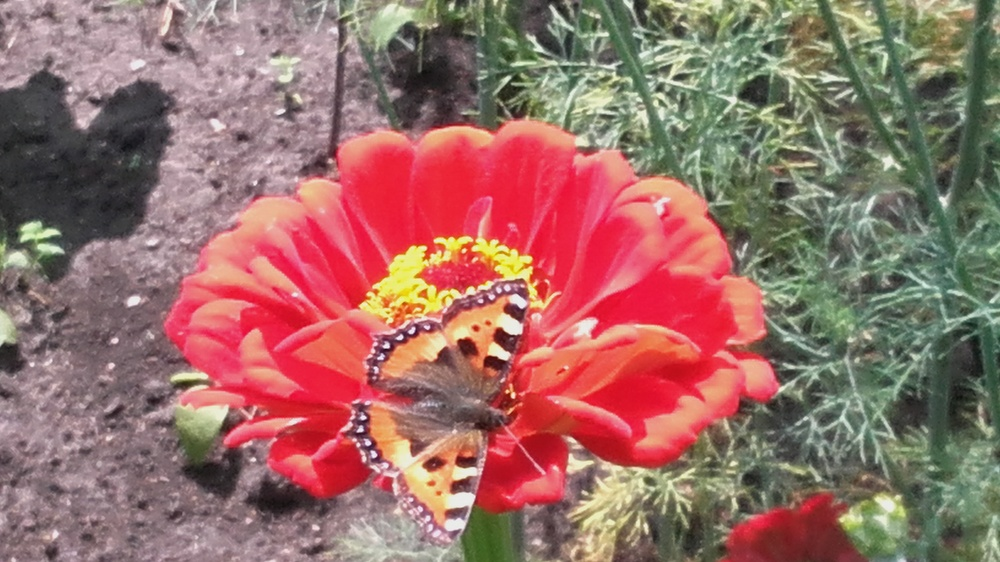
#> input picture Sourse_Images/butterfly_on_a_flower.jpg, 1000 x 562 px, shrunk from 3264 x 1836 before the run
$ jupyter execute --allow-errors Study_CV.ipynb
#> lines starting #> are read from the running program, lines starting #| are printed output that depends on the picture
[cell 1]
import numpy as np
import cv2
from PIL import Image

Для 1 лаб работы по CV необходимо реализовать базовый минимум операций над изображениями
Входное изображение в формате (RGB, не чёрно-белое)
1. Фильтры

1.1 Медианный фильтр

1.2 Фильтр гаусса
2. Морфологические операции

2.1 Эрозия

2.2 Дилатация

3. Прочие операции

3.1 пороговая бинаризация (для rgb и grayscale изображения)

3.2 выравнивание гистограммы

3.3 поворот изображений на угол кратный 90 градусов

[cell 2]
image = cv2.imread('../Sourse_Images/butterfly_on_a_flower.jpg')
#> image is the input picture: shape (562, 1000, 3); mean B, G, R 103.4, 109.8, 153.2
print(f"Размер: {image.shape}")  # (высота, ширина, каналы)
#| Размер: (562, 1000, 3)
print(f"Тип данных: {image.dtype}")  # uint8
#| Тип данных: uint8
# Конвертация в RGB
#image_rgb = cv2.cvtColor(image, cv2.COLOR_BGR2RGB)

[cell 3]
'''
cv2.imshow('Image', image)
cv2.waitKey(0)  # ждёт нажатия любой клавиши
cv2.destroyAllWindows()
'''

[cell 4]
##PIL

img = Image.open('../Sourse_Images/butterfly_on_a_flower.jpg')
# Конвертация в массив NumPy
image_array = np.array(img)
print(f"Размер: {image_array.shape}")
#| Размер: (562, 1000, 3)
print(f"Тип данных: {image_array.dtype}")
#| Тип данных: uint8
#img.show()  # откроет в стандартном просмотрщике ОС

[cell 5]
import matplotlib.pyplot as plt
import matplotlib.image as mpimg

# Загрузка изображения
image = mpimg.imread('../Sourse_Images/butterfly_on_a_flower.jpg')

# Если нужно преобразовать в оттенки серого
gray_image = np.mean(image, axis=2)  # для RGB изображений
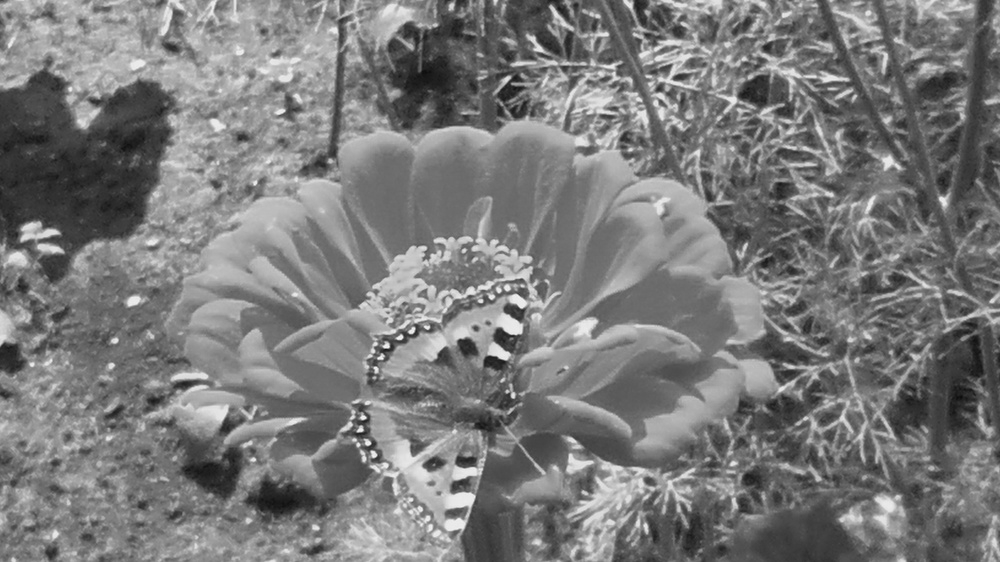
#> gray_image: shape (562, 1000) float64; min 13.67, max 248, mean 122.1
# или
from skimage.color import rgb2gray
gray_image = rgb2gray(image)
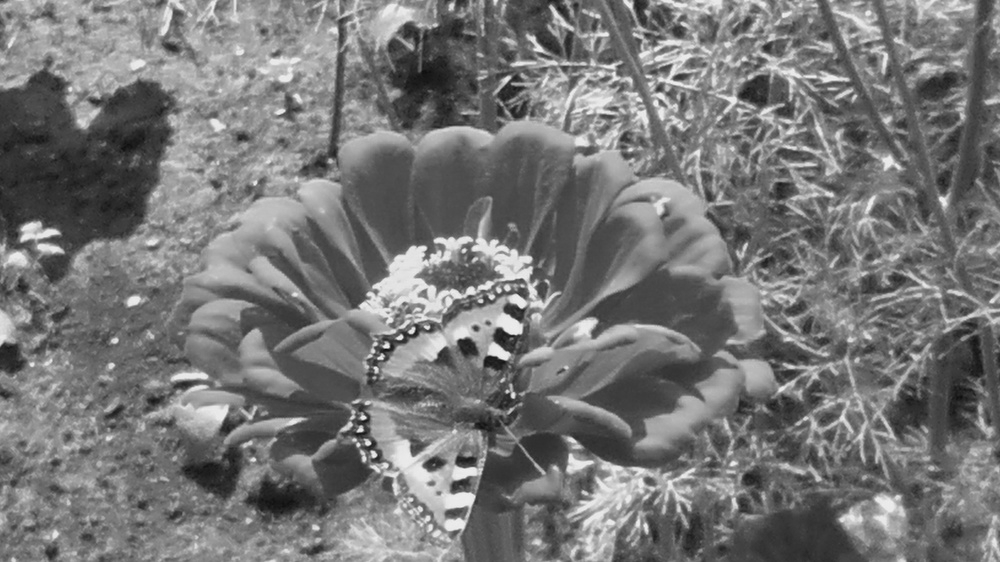
#> gray_image: shape (562, 1000) float64; min 0.0539, max 0.95, mean 0.465


plt.imshow(img)
plt.axis('off')  # скрыть оси
plt.show()

[cell 6]
#%matplotlib inline

3.3 Поворот изображения на угол кратный 90&deg;

[cell 7]
#cv2.imwrite('output.jpg', image)

# Numpy

## Массивы

[cell 8]
import numpy as np

# Заполненный нулями
zeros_3d = np.zeros((2, 3, 4))  # 2x3x4

# Заполненный единицами
ones_3d = np.ones((2, 3, 4))

# Единичная матрица (только для 2D, нужно расширять)
identity = np.eye(3)[np.newaxis, :, :]  # (1, 3, 3)

# Случайные числа
random_3d = np.random.rand(2, 3, 4)

# Заполненный определенным значением
full_3d = np.full((2, 3, 4), 255)

# Пустой массив (без инициализации)
empty_3d = np.empty((2, 3, 4))

[cell 9]
import numpy as np

# Самые часто используемые методы:
arr1 = np.random.rand(3, 4)        # [0, 1) равномерное
arr2 = np.random.randint(0, 10, (3, 4))  # целые числа
arr3 = np.random.randn(3, 4)       # нормальное распределение
arr4 = np.random.random((3, 4))    # [0, 1) равномерное (альтернатива)
arr5 = np.random.uniform(0, 1, (3, 4))  # равномерное с параметрами
arr6 = np.random.normal(0, 1, (3, 4))   # нормальное с параметрами

# Новый стиль (рекомендуемый):
rng = np.random.default_rng(42)    # генератор с seed
arr7 = rng.random((3, 4))          # [0, 1)
arr8 = rng.integers(0, 10, (3, 4)) # целые
arr9 = rng.normal(0, 1, (3, 4))    # нормальное

#> (a cell that did not finish here is left out)

[cell 11]
#Медианный фильтр старая реализация
# [57 lines left out: function Median_filter, not called in this run]

Версия 2

[cell 12]
# [118 lines left out: function Median_filter, not called in this run]

#> (a cell that did not finish here is left out)

Разные варианты расширения зеркалом

[cell 14]
rng = np.random.default_rng(seed=42)# Создаем генератор случайных чисел
test_arr = rng.integers(0, 255, size=(5, 7, 1), dtype=np.uint8)
print(test_arr.squeeze())
print()
image = test_arr
filtersize = 5
H = image.shape[0]
W = image.shape[1]
C = image.shape[2]
edge = 1
if (filtersize % 2 and filtersize > 0):
    edge = (filtersize - 1) // 2
else:
    ####Error
    raise ValueError("Размер ядра должен быть нечетным числом")
    # res_image = np.zeros((H, W, C))

# kernel = np.zeros((filtersize, filtersize))
buf_image = np.zeros((H + 2 * edge, W + 2 * edge, C), dtype=image.dtype)  # np.uint8

buf_image[edge: H + edge, edge: W + edge, :] = image #image.copy()
for ed in range(1, edge+1):
    for k in range(C):
        buf_image[edge-ed:edge-ed+1,edge:W+edge] = image[ed:ed+1, :]
        buf_image[edge+H+ed-1:edge+H+ed,edge:W+edge] = image[H-ed:H-ed+1, :]
print(buf_image.squeeze())

[cell 15]
rng = np.random.default_rng(seed=42)# Создаем генератор случайных чисел
test_arr = rng.integers(0, 255, size=(7, 8, 1), dtype=np.uint8)
print(test_arr.squeeze())
print()
image = test_arr
filtersize = 5
H = image.shape[0]
W = image.shape[1]
C = image.shape[2]
edge = 1
if (filtersize % 2 and filtersize > 0):
    edge = (filtersize - 1) // 2
else:
    ####Error
    raise ValueError("Размер ядра должен быть нечетным числом")
    # res_image = np.zeros((H, W, C))

# kernel = np.zeros((filtersize, filtersize))
buf_image = np.zeros((H + 2 * edge, W + 2 * edge, C), dtype=image.dtype)  # np.uint8

buf_image[edge: H + edge, edge: W + edge, :] = image #image.copy()
for ed in range(1, edge+1):
    for k in range(C):
        buf_image[edge-ed:edge-ed+1,edge:W+edge] = image[ed:ed+1, :]
        buf_image[edge+H+ed-1:edge+H+ed,edge:W+edge] = image[H-ed-1:H-ed, :]
for ed in range(1, edge+1):
    for k in range(C):
        buf_image[:,edge-ed:edge-ed+1] = buf_image[:, edge+ed:edge+ed+1]
        buf_image[:,W+edge+ed-1:W+edge+ed] = buf_image[:, W+edge-ed:W+edge-ed+1]
        #buf_image[edge+H+ed-1:edge+H+ed,edge:W+edge] = image[H-ed-1:H-ed, :]
print(buf_image.squeeze())

Финальный вариант отномительно края, край не дублируется, для дублирования края нужно на 1 изменить индексы с коротых копируются значения

[cell 16]
rng = np.random.default_rng(seed=42)# Создаем генератор случайных чисел
test_arr = rng.integers(0, 255, size=(7, 8, 1), dtype=np.uint8)
print(test_arr.squeeze())
print()
image = test_arr
filtersize = 5
H = image.shape[0]
W = image.shape[1]
C = image.shape[2]
edge = 1
if (filtersize % 2 and filtersize > 0):
    edge = (filtersize - 1) // 2
else:
    ####Error
    raise ValueError("Размер ядра должен быть нечетным числом")
    # res_image = np.zeros((H, W, C))

# kernel = np.zeros((filtersize, filtersize))
buf_image = np.zeros((H + 2 * edge, W + 2 * edge, C), dtype=image.dtype)  # np.uint8

buf_image[edge: H + edge, edge: W + edge, :] = image #image.copy()
for ed in range(1, edge+1):
    for k in range(C):
        buf_image[edge-ed:edge-ed+1,edge:W+edge] = image[ed:ed+1, :]
        buf_image[edge+H+ed-1:edge+H+ed,edge:W+edge] = image[H-ed-1:H-ed, :]
for ed in range(1, edge+1):
    for k in range(C):
        buf_image[:,edge-ed:edge-ed+1] = buf_image[:, edge+ed:edge+ed+1]
        buf_image[:,W+edge+ed-1:W+edge+ed] = buf_image[:, W+edge-ed-1:W+edge-ed]
print(buf_image.squeeze())

[cell 17]
expand = 2
rng = np.random.default_rng(seed=42)# Создаем генератор случайных чисел
test_arr = rng.integers(0, 255, size=(7, 8, 1), dtype=np.uint8)
print(test_arr.squeeze())
print()
image = test_arr
filtersize = 5
H = image.shape[0]
W = image.shape[1]
C = image.shape[2]
edge = 1
if (filtersize % 2 and filtersize > 0):
    edge = (filtersize - 1) // 2
else:
    ####Error
    raise ValueError("Размер ядра должен быть нечетным числом")
    # res_image = np.zeros((H, W, C))

# kernel = np.zeros((filtersize, filtersize))
buf_image = np.zeros((H + 2 * edge, W + 2 * edge, C), dtype=image.dtype)  # np.uint8

buf_image[edge: H + edge, edge: W + edge, :] = image #image.copy()
if expand == 1:
    bias = 0
elif expand == 2:
    bias = 1
else:
    raise ValueError("Некорректное значения для расширения изображения")
for ed in range(1, edge+1):
    for k in range(C):
        buf_image[edge-ed:edge-ed+1,edge:W+edge] = image[ed-1+bias:ed+bias, :]
        buf_image[edge+H+ed-1:edge+H+ed,edge:W+edge] = image[H-ed-bias:H-ed+1-bias, :]
for ed in range(1, edge+1):
    for k in range(C):
        buf_image[:,edge-ed:edge-ed+1] = buf_image[:, edge+ed-1+bias:edge+ed+bias]
        buf_image[:,W+edge+ed-1:W+edge+ed] = buf_image[:, W+edge-ed-bias:W+edge-ed+1-bias]
print(buf_image.squeeze())

[cell 18]
rng = np.random.default_rng(seed=42)# Создаем генератор случайных чисел
test_arr = rng.integers(0, 255, size=(7, 8, 1), dtype=np.uint8)
print(test_arr.squeeze())
print()
image = test_arr
filtersize = 5
H = image.shape[0]
W = image.shape[1]
C = image.shape[2]
edge = 1
if (filtersize % 2 and filtersize > 0):
    edge = (filtersize - 1) // 2
else:
    ####Error
    raise ValueError("Размер ядра должен быть нечетным числом")
    # res_image = np.zeros((H, W, C))

# kernel = np.zeros((filtersize, filtersize))
buf_image = np.zeros((H + 2 * edge, W + 2 * edge, C), dtype=image.dtype)  # np.uint8

buf_image[edge: H + edge, edge: W + edge, :] = image #image.copy()
for ed in range(1, edge+1):
    for k in range(C):
        buf_image[edge-ed:edge-ed+1,edge:W+edge] = image[ed-1:ed, :]
        buf_image[edge+H+ed-1:edge+H+ed,edge:W+edge] = image[H-ed:H-ed+1, :]
for ed in range(1, edge+1):
    for k in range(C):
        buf_image[:,edge-ed:edge-ed+1] = buf_image[:, edge+ed-1:edge+ed]
        buf_image[:,W+edge+ed-1:W+edge+ed] = buf_image[:, W+edge-ed:W+edge-ed+1]
print(buf_image.squeeze())

$ run again, with Sourse_Images/Cranberry.jpg copied over Sourse_Images/butterfly_on_a_flower.jpg
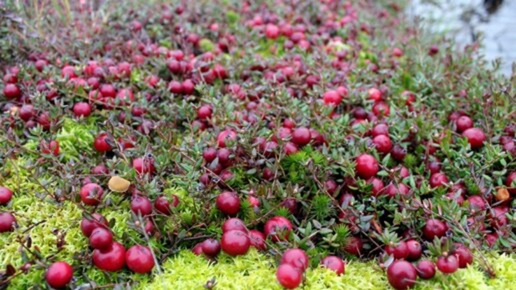
#> input picture Sourse_Images/Cranberry.jpg, 516 x 290 px
#> image is the input picture: shape (290, 516, 3); mean B, G, R 94.1, 112.7, 130.2
#| Размер: (290, 516, 3)
#| Тип данных: uint8
#| Размер: (290, 516, 3)
#| Тип данных: uint8
#> `gray_image = np.mean(image, axis=2)`:
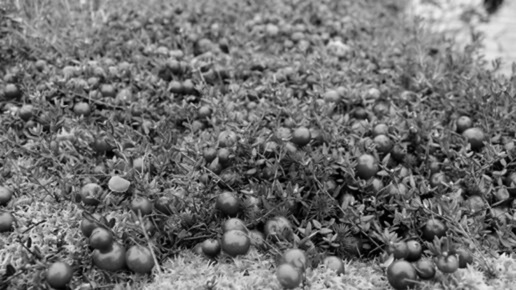
#> gray_image: shape (290, 516) float64; min 0, max 239.7, mean 112.3
#> `gray_image = rgb2gray(image)`:
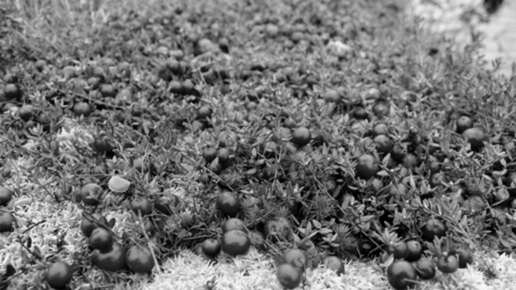
#> gray_image: shape (290, 516) float64; min 0, max 0.979, mean 0.451
